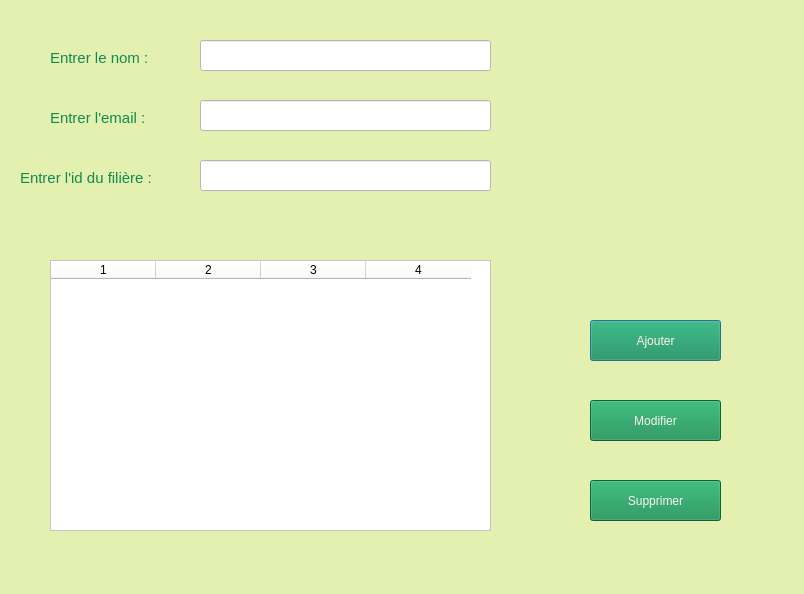
<?xml version="1.0" encoding="UTF-8"?>
<ui version="4.0">
 <class>Dialog</class>
 <widget class="QDialog" name="Dialog">
  <property name="geometry">
   <rect>
    <x>0</x>
    <y>0</y>
    <width>804</width>
    <height>594</height>
   </rect>
  </property>
  <property name="windowTitle">
   <string>Dialog</string>
  </property>
  <property name="styleSheet">
   <string notr="true">background-color:#E3F0AF;</string>
  </property>
  <widget class="QTableWidget" name="tableWidget">
   <property name="geometry">
    <rect>
     <x>50</x>
     <y>260</y>
     <width>441</width>
     <height>271</height>
    </rect>
   </property>
   <property name="accessibleName">
    <string/>
   </property>
   <property name="styleSheet">
    <string notr="true">background-color:white;</string>
   </property>
   <property name="rowCount">
    <number>0</number>
   </property>
   <property name="columnCount">
    <number>4</number>
   </property>
   <attribute name="horizontalHeaderVisible">
    <bool>true</bool>
   </attribute>
   <attribute name="horizontalHeaderCascadingSectionResizes">
    <bool>true</bool>
   </attribute>
   <attribute name="horizontalHeaderMinimumSectionSize">
    <number>40</number>
   </attribute>
   <attribute name="horizontalHeaderDefaultSectionSize">
    <number>105</number>
   </attribute>
   <attribute name="horizontalHeaderHighlightSections">
    <bool>true</bool>
   </attribute>
   <attribute name="horizontalHeaderShowSortIndicator" stdset="0">
    <bool>false</bool>
   </attribute>
   <attribute name="horizontalHeaderStretchLastSection">
    <bool>false</bool>
   </attribute>
   <column/>
   <column/>
   <column/>
   <column/>
  </widget>
  <widget class="QPushButton" name="addbtn">
   <property name="geometry">
    <rect>
     <x>590</x>
     <y>320</y>
     <width>131</width>
     <height>41</height>
    </rect>
   </property>
   <property name="font">
    <font>
     <pointsize>9</pointsize>
    </font>
   </property>
   <property name="styleSheet">
    <string notr="true">background-color:#118B50;color:#FBF6E9;</string>
   </property>
   <property name="text">
    <string>Ajouter</string>
   </property>
  </widget>
  <widget class="QPushButton" name="editbtn">
   <property name="geometry">
    <rect>
     <x>590</x>
     <y>400</y>
     <width>131</width>
     <height>41</height>
    </rect>
   </property>
   <property name="font">
    <font>
     <pointsize>9</pointsize>
    </font>
   </property>
   <property name="styleSheet">
    <string notr="true">background-color:#118B50;color:#FBF6E9;</string>
   </property>
   <property name="text">
    <string>Modifier</string>
   </property>
  </widget>
  <widget class="QPushButton" name="deletebtn">
   <property name="geometry">
    <rect>
     <x>590</x>
     <y>480</y>
     <width>131</width>
     <height>41</height>
    </rect>
   </property>
   <property name="font">
    <font>
     <pointsize>9</pointsize>
    </font>
   </property>
   <property name="styleSheet">
    <string notr="true">background-color:#118B50;color:#FBF6E9;</string>
   </property>
   <property name="text">
    <string>Supprimer</string>
   </property>
  </widget>
  <widget class="QLineEdit" name="name">
   <property name="geometry">
    <rect>
     <x>200</x>
     <y>40</y>
     <width>291</width>
     <height>31</height>
    </rect>
   </property>
   <property name="styleSheet">
    <string notr="true">background-color:white;</string>
   </property>
  </widget>
  <widget class="QLineEdit" name="email">
   <property name="geometry">
    <rect>
     <x>200</x>
     <y>100</y>
     <width>291</width>
     <height>31</height>
    </rect>
   </property>
   <property name="styleSheet">
    <string notr="true">background-color:white;</string>
   </property>
  </widget>
  <widget class="QLineEdit" name="classe_id">
   <property name="geometry">
    <rect>
     <x>200</x>
     <y>160</y>
     <width>291</width>
     <height>31</height>
    </rect>
   </property>
   <property name="styleSheet">
    <string notr="true">background-color:white;</string>
   </property>
  </widget>
  <widget class="QLabel" name="label">
   <property name="geometry">
    <rect>
     <x>50</x>
     <y>50</y>
     <width>121</width>
     <height>16</height>
    </rect>
   </property>
   <property name="font">
    <font>
     <pointsize>11</pointsize>
    </font>
   </property>
   <property name="styleSheet">
    <string notr="true">color:#118B50;</string>
   </property>
   <property name="text">
    <string>Entrer le nom :</string>
   </property>
  </widget>
  <widget class="QLabel" name="label_2">
   <property name="geometry">
    <rect>
     <x>50</x>
     <y>110</y>
     <width>121</width>
     <height>16</height>
    </rect>
   </property>
   <property name="font">
    <font>
     <pointsize>11</pointsize>
    </font>
   </property>
   <property name="styleSheet">
    <string notr="true">color:#118B50;</string>
   </property>
   <property name="text">
    <string>Entrer l'email :</string>
   </property>
  </widget>
  <widget class="QLabel" name="label_3">
   <property name="geometry">
    <rect>
     <x>20</x>
     <y>170</y>
     <width>161</width>
     <height>16</height>
    </rect>
   </property>
   <property name="font">
    <font>
     <pointsize>11</pointsize>
    </font>
   </property>
   <property name="styleSheet">
    <string notr="true">color:#118B50;</string>
   </property>
   <property name="text">
    <string>Entrer l'id du filière :</string>
   </property>
  </widget>
 </widget>
 <resources/>
 <connections/>
</ui>
